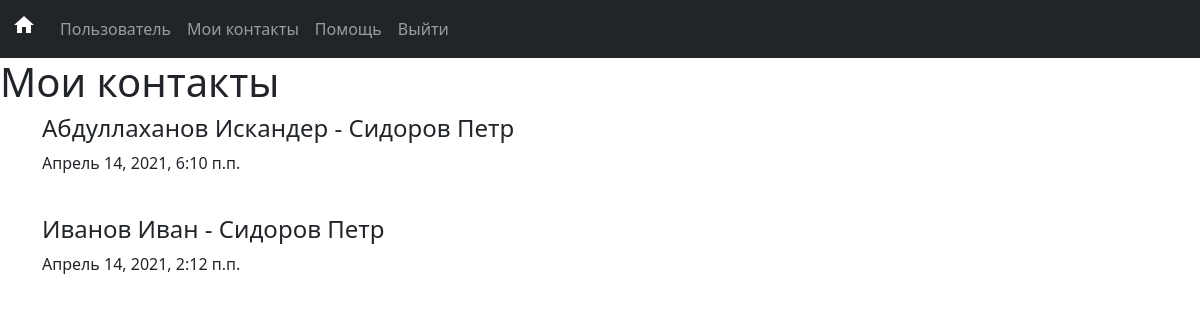
Before: /contacts (signed in) with the older database file.
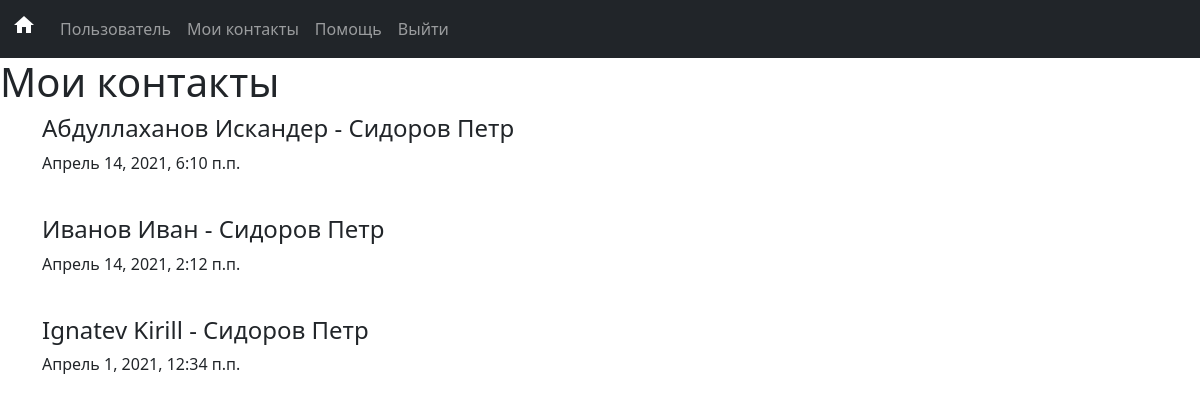
After: the same page with the newer database file.
### main/models.py (models this page shows, shortened)
class Contact(models.Model):
	first_user = models.ForeignKey(User, on_delete=models.CASCADE, related_name='+')
	second_user = models.ForeignKey(User, on_delete=models.CASCADE,  related_name='+')
	date = models.DateTimeField()
	class Meta:
		ordering = ('-date', )
		verbose_name = 'контакт'
		verbose_name_plural = 'контакты'

### main/views.py (the view)
# urls.py: path('contacts', views.contacts, name='contacts'),
def contacts(request):
	if not can_i_let_him_in(request):
		return redirect('login')
	user = request.user
	contact_list =  Contact.objects.all()
	if user.is_staff:
		return render(request, 'contacts.html', {'contacts' : contact_list, 'empty' : len(contact_list) == 0})
	our_contact_list = []
	for contact in contact_list:
		if contact.first_user.username == user.username or contact.second_user.username == user.username:
			our_contact_list.append(contact)
	return render(request, 'contacts.html', {'contacts' : our_contact_list, 'empty' : len(our_contact_list) == 0})

### main/views.py (called while the page is built)
def can_i_let_him_in(request):
	return (request.user.is_authenticated and not request.user.is_superuser)

### main/templates/contacts.html (shortened to what this page needs)
{% extends 'base.html' %}
{% block content %}
	<h1>
		{% if request.user.is_staff %}
			Контакты сотрудников
		{% else %}
			Мои контакты
		{% endif %}
	</h1>
	{% if not empty %}
		<div class="container">
			{% for contact in contacts %}
				{% if request.user.is_staff %}
					<h4 class="fw=bold"><a href="{% url 'info_about_person' contact.first_user.id %}">{{contact.first_user.last_name}}  {{contact.first_user.first_name}}</a> - <a href="{% url 'info_about_person' contact.second_user.id %}">{{contact.second_user.last_name}} {{contact.second_user.first_name}}</a></h4>
				{% else %}
					<h4 class="fw=bold">{{contact.first_user.last_name}} {{contact.first_user.first_name}} - {{contact.second_user.last_name}} {{contact.second_user.first_name}}</h4>
				{% endif %}
				<p>{{contact.date}}</p>
				<br>
			{% endfor %}
		</div>
	{% endif %}
{% endblock %}

Changed rows visible on the page:
added Contact: first_user.last_name "Ignatev", first_user.first_name "Kirill", second_user.last_name "Сидоров", second_user.first_name "Петр", date "Апрель 1, 2021, 12:34 п.п."
